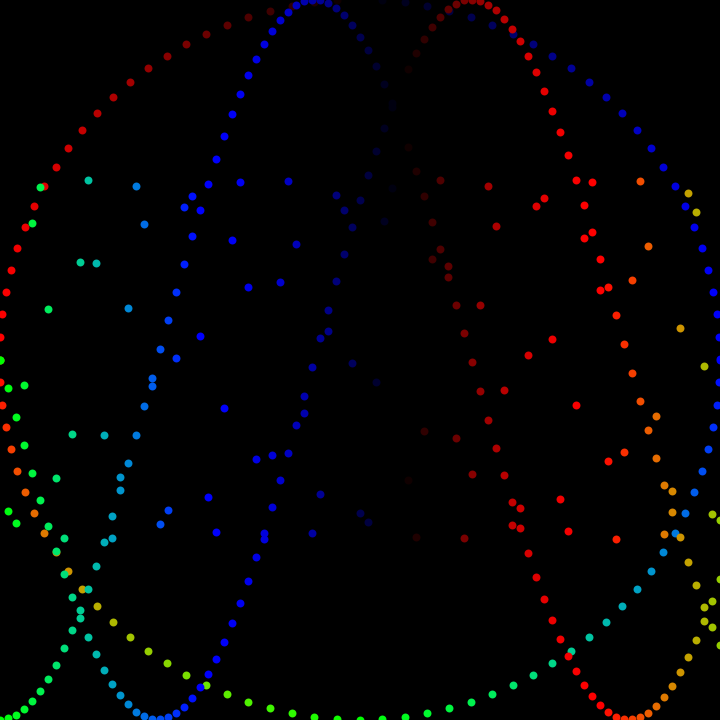
Frame 1 (no input)
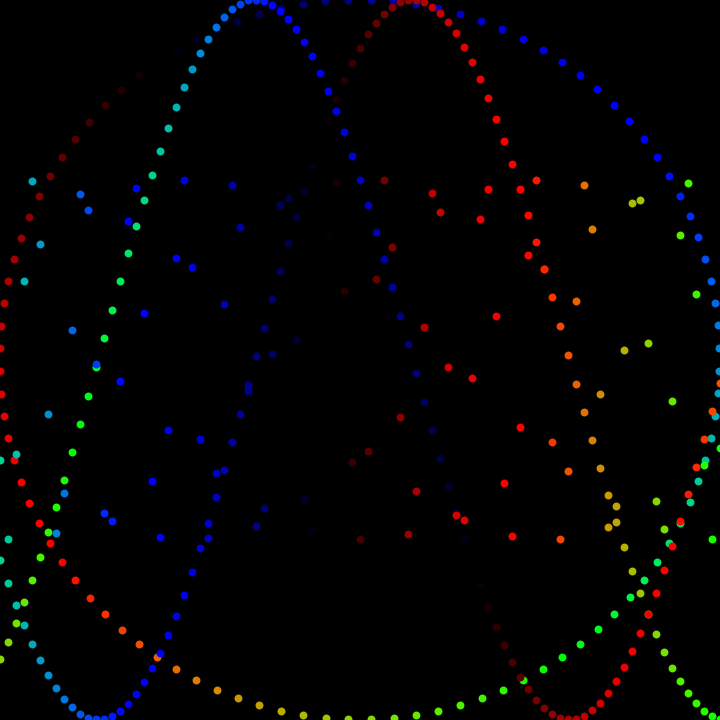
Frame 60 (the mouse pressed at the canvas centre just before this capture)
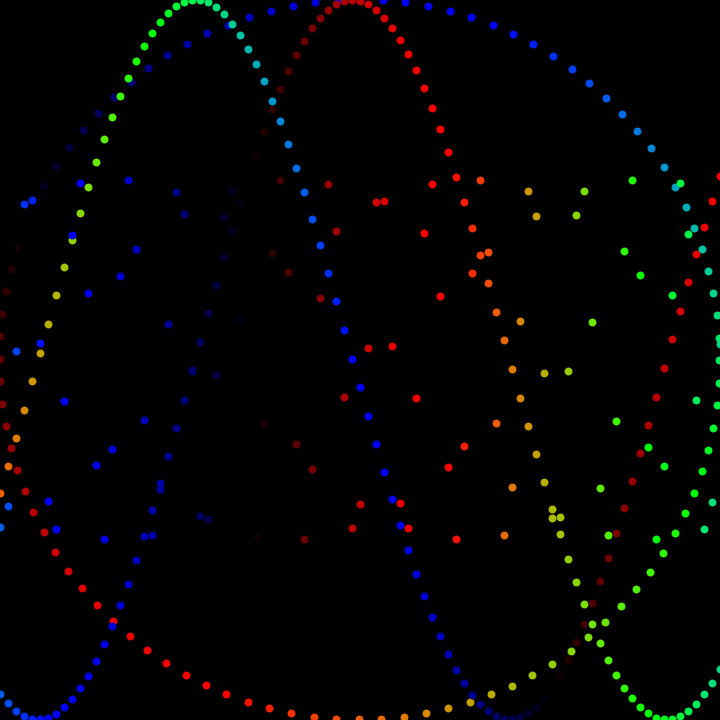
Frame 120 (the mouse held since frame 60 and released just before this capture)

The Processing sketch that drew these frames (run headless with seeded random() and noise(); from frame 60 on, the mouse is pressed at the canvas centre):

// Processing sketch: Assignment_03B
// ── Assignment_03B.pde
int frame = 0;
float speedMultiplier1 = 0.5;
float speedMultiplier2 = 0.01;
float speedMultiplier3 = 0.49;
int numberOfPoints = 100;
int scale = 360;
float evenDivide =TWO_PI /numberOfPoints;


void setup()
{
  //background(0);
  size (720, 720);
  strokeWeight(8);
  //fullScreen();
}

void draw()
{
  background(0);
  circle();
  sineWave();
  cosWave();
  tube();
  frame++;
}

void circle()
{

  for(int i = 0; i < numberOfPoints; i++) {
    float x = (width/2 + sin(evenDivide * i + frame *speedMultiplier1 )* scale);
    float y = (height/2 + cos(evenDivide * i + frame * speedMultiplier1 ) * scale);

    colorGetter(speedMultiplier3, i);
    point(x, y);
  }
}

void sineWave()
{
  for(int i = 0; i < numberOfPoints; i++) {
    float x = (i * 8);
    float y = (height/2 + sin((i*0.08) + frame * speedMultiplier2) * scale);
    colorGetter(speedMultiplier2, i);
    point(x, y);
  }
}

void cosWave()
{
  for(int i = 0; i < numberOfPoints; i++) {
    float x = (i * 8);
    float y = (height/2 + cos((i*0.08) + frame * speedMultiplier2) * scale);
    colorGetter(-speedMultiplier2, i);
    point(x, y);
  }
}

void tube()
{
  for(int i = 0; i < 1000; i++) {

    float x = (i * 8);
    float y = (height/2 + sin((i) + frame * speedMultiplier2) * scale/2);
    colorGetter(speedMultiplier2, i);
    point(x, y);
  }
}

void colorGetter(float speedMultiplier, int i)
{
  float colorR = -(sin((evenDivide * i) + (frame *speedMultiplier) )*255);
  float colorG = (cos((evenDivide * i) + (frame *speedMultiplier) )*255);
  float colorB = (sin((evenDivide * i) + (frame *speedMultiplier) )*255);

  stroke(colorR, colorG, colorB);
}
